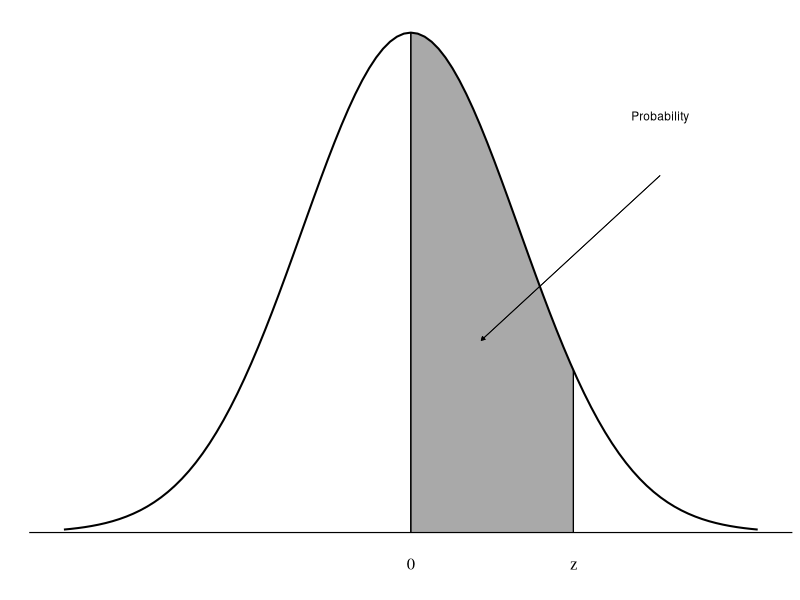

Generate this figure with R: (Note: this script raises an error after producing the figure.)
## ---- chunk 1
knitr::opts_chunk$set(
  echo = FALSE, cache = FALSE, comment = "", warning = FALSE, message = FALSE,
  fig.height = 1.4, fig.width = 2.2, fig.align = "center"
)
## ---- chunk 2
library(ggplot2); theme_set(theme_classic())
library(xtable)


# middle/positive z-scores
x_middle <- seq(0, 1.5, by = 0.001)
shaded_middle <- data.frame(x = x_middle, y = dnorm(x_middle))

ggplot(data.frame(x = c(-3.2, 3.2))) +
  geom_area(data = shaded_middle, aes(x = x, y = y), fill = "darkgray") +
  stat_function(fun = dnorm, lwd = 0.7) +
  geom_hline(yintercept = 0, lwd = 0.4) +
  geom_segment(x = 0, y = 0, xend = 0, yend = dnorm(0), lwd = 0.4) +
  geom_segment(x = 1.5, y = 0, xend = 1.5, yend = dnorm(1.5), lwd = 0.4) +
  geom_segment(
    x = 2.3, y = dnorm(0)/1.4, 
    xend = 0.65, yend = dnorm(0)/2.6, 
    arrow = arrow(length = unit(0.1, "cm"), type = "closed"),
    size = 0.3
  ) +
  annotate(geom = "text", 
    x = 2.3, y = dnorm(0)/1.2,
    label = "Probability",
    size = 3
  ) +
  scale_x_continuous(limits = c(-3.2, 3.2), breaks = c(0, 1.5), 
    labels = c(0, "z")
  ) +
  labs(x = "", y = "") +
  theme(
    axis.text.y = element_blank(), axis.ticks = element_blank(),
    axis.line = element_blank(), axis.title.x = element_text(size = 12),
    axis.text.x = element_text(size = 12, color = "black", 
      margin = margin(t = -2)
    ),
    text = element_text(family = "serif")
  )
## ---- chunk 3

# middle/positive z-scores
z_middle <- seq(0, 3.49, by = 0.01)
middle_probs <- round(pnorm(z_middle) - 0.5, input$round_digits)
table_probs <- matrix(middle_probs, nrow = length(seq(0, 3.4, 0.1)), byrow = TRUE)

first_col <- formatC(signif(seq(0, 3.4, 0.1), 2), format = "f", digits = 1)
table_probs_new <- cbind.data.frame(first_col, table_probs)

colnames(table_probs_new) <- c("z", formatC(
  signif(seq(0, 0.09, 0.01), 2), format = "f", digits = 2
))


if (input$drop_lead_zeros) {
  table_probs_new <- apply(table_probs_new, 2,
    function(.) gsub("^(-?)0.", "\\1.", .)
  )

  colnames(table_probs_new) <- gsub("\\{0.", "\\{.", colnames(table_probs_new))
}


format_text <- function(x) {
  x <- gsub("z", "$z$", x)
  x
}


addtorow <- list(
  pos = as.list(seq(4, 29, by = 5)), 
  command = rep("\\vspace{0.08in}", 6)
)


print(
  xtable::xtable(table_probs_new, 
    digits = c(2, 2, rep(input$round_digits, 10)),
    align = c("c|", "c|", rep("r", 10)),
    type = "latex"
  ),
  sanitize.text.function = format_text,
  include.rownames = FALSE,
  add.to.row = addtorow,
  comment = FALSE,
  booktabs = TRUE
)
## ---- chunk 4
if (input$include_crit_z_table == TRUE) {

  conf_level <- c(0.8, 0.9, 0.95, 0.99)
  crit_z <- qnorm(conf_level + (1 - conf_level)/2)
  crit_z[c(2, 4)] <- round(crit_z[c(2, 4)], 3)
  crit_z[c(1, 3)] <- formatC(crit_z[c(1, 3)], format = "f", digits = 2)
  
  conf_level_table <- paste0(conf_level*100, "%")
  
  crit_z_table <- cbind.data.frame(conf_level_table, crit_z)
  names(crit_z_table) <- c("Confidence Level", "Critical Z")
  
  
  crit_table <- xtable(crit_z_table, 
    align = c("c", "c", "l"),
    type = "latex"
  )
  
  
  x_middle <- seq(-1.645, 1.645, by = 0.001)
  shaded_middle <- data.frame(x = x_middle, y = dnorm(x_middle))

  crit_plot <- ggplot(data.frame(x = c(-3.2, 3.2))) +
    geom_area(data = shaded_middle, aes(x = x, y = y), fill = "darkgray") +
    stat_function(fun = dnorm, lwd = 0.7) +
    geom_hline(yintercept = 0, lwd = 0.4) +
    geom_segment(x = 0, y = 0, xend = 0, yend = dnorm(0)/10, lwd = 0.4) +
    geom_segment(x = -1.645, y = 0, xend = -1.645, yend = dnorm(-1.645), lwd = 0.4) +
    geom_segment(x = 1.645, y = 0, xend = 1.645, yend = dnorm(1.645), lwd = 0.4) +
    geom_segment(
      x = -2.3, y = dnorm(0)/1.6,
      xend = -0.4, yend = dnorm(0)/2.6,
      arrow = arrow(length = unit(0.1, "cm"), type = "closed"),
      size = 0.3
    ) +
    annotate(geom = "text",
      x = -2.3, y = dnorm(0)/1.2,
      label = "Confidence\nLevel (%)",
      size = 3
    ) +
    scale_x_continuous(limits = c(-3.2, 3.2), breaks = c(-1.645, 0, 1.645),
      labels = c("-z", 0, "z")
    ) +
    labs(x = "", y = "") +
    theme(
      axis.text.y = element_blank(), axis.ticks = element_blank(),
      axis.line = element_blank(), axis.title.x = element_text(size = 12),
      axis.text.x = element_text(size = 12, color = "black", 
        margin = margin(t = -2)
      ),
      text = element_text(family = "serif"), 
      plot.margin = grid::unit(c(0,0,0,0), "mm")
    )
}
## ---- chunk 5
if (input$include_crit_z_table == TRUE) {
  print(crit_table, 
    include.rownames = FALSE,
    comment = FALSE,
    booktabs = TRUE,
    floating = FALSE
  )
}
## ---- chunk 6
if (input$include_crit_z_table == TRUE) crit_plot
